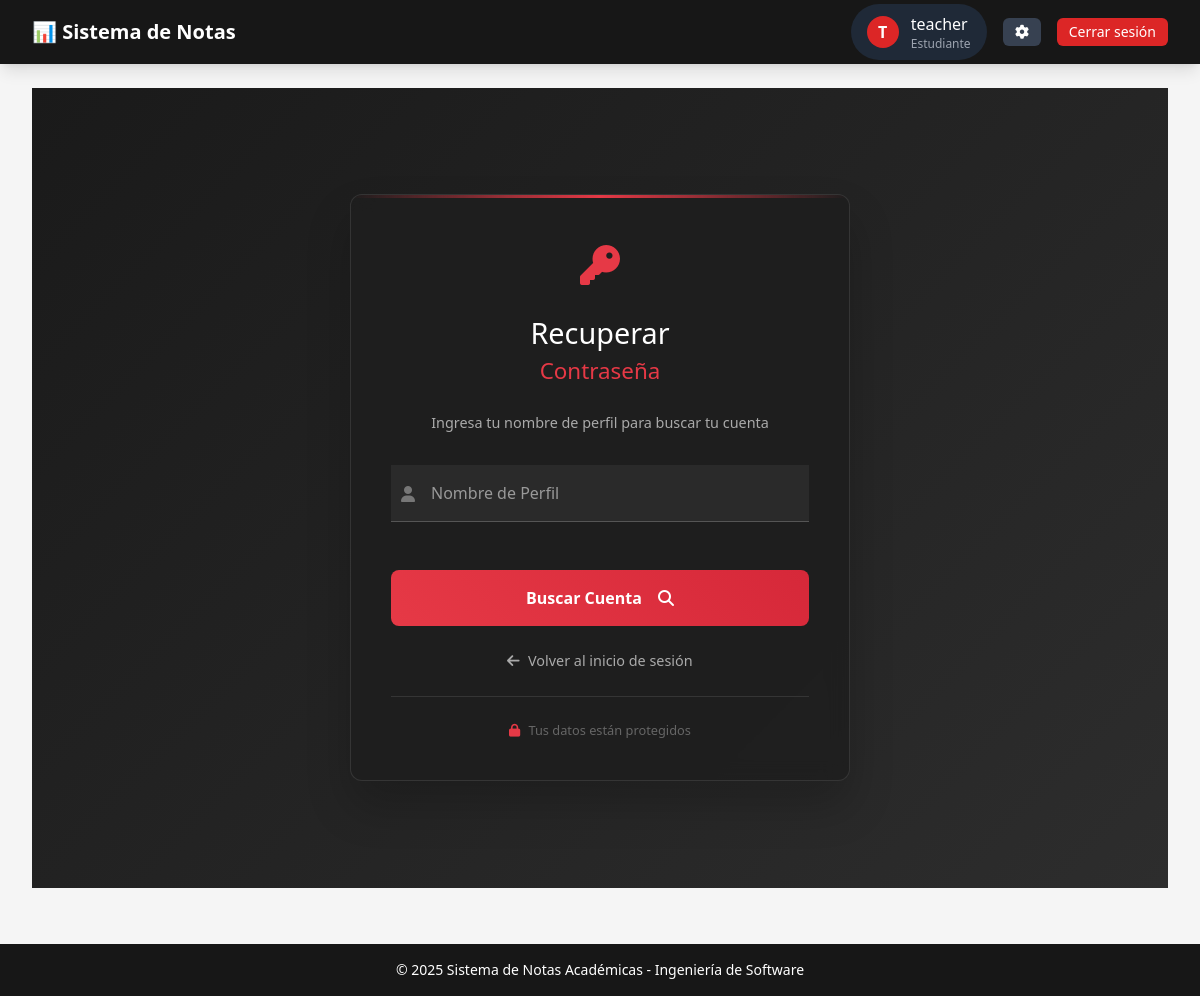
Screenshot of /academico/recuperar-contrasena/ (signed in) with the database file from the repository.
### academico/models.py (models this page shows, shortened)
class User(AbstractUser):
    ROLES = [('admin', 'Administrador'), ('profesor', 'Profesor'), ('estudiante', 'Estudiante')]
    username = models.CharField('Nombre de usuario', max_length=30, unique=True)
    rol = models.CharField('Rol', max_length=20, choices=ROLES, default='estudiante')
    pregunta_seguridad = models.CharField('Pregunta de recuperación', max_length=200, blank=True, null=True)
    respuesta_seguridad = models.CharField('Respuesta de recuperación', max_length=200, blank=True, null=True)
    primer_inicio_sesion = models.BooleanField(default=True)
    intentos_recuperacion = models.IntegerField(default=0)
    ultimo_intento = models.DateTimeField(null=True, blank=True)
    objects = CustomUserManager()
    USERNAME_FIELD = 'username'
    REQUIRED_FIELDS = ['rol']

### academico/views.py (the view, shortened to what this page needs)
# urls.py: path('recuperar-contrasena/', views.recuperar_contrasena_usuario, name='recuperar_contrasena_usuario'),
def recuperar_contrasena_usuario(request):
    form = RecuperacionUsuarioForm(request.POST or None)
    return render(request, "auth/recuperacion/recuperar_usuario.html", {"form": form})

### academico/forms.py
class RecuperacionUsuarioForm(forms.Form):
    username = forms.CharField(label="Usuario", max_length=150)

### templates/auth/recuperacion/recuperar_usuario.html (shortened to what this page needs)
{% extends 'base/base_generic.html' %}
{% block content %}
<div class="password-recovery-container">
    <div class="recovery-card">
        <div class="holographic-effect"></div>
        <div class="recovery-header">
            <div class="logo">
                <span class="logo-icon"><i class="fas fa-key"></i></span>
                <h2>Recuperar <span>Contraseña</span></h2>
            </div>
            <p class="subtitle">Ingresa tu nombre de perfil para buscar tu cuenta</p>
        </div>
        <div class="recovery-body">
            <form method="post" class="recovery-form">
                <div class="form-group">
                    <i class="fas fa-user input-icon"></i>
                    <input type="text"
                           name="username"
                           id="id_username"
                           required
                           autofocus
                           pattern="[A-Za-z0-9_]+"
                           title="El nombre de perfil solo puede contener letras, números y guiones bajos">
                    <label for="id_username">Nombre de Perfil</label>
                </div>
                <button type="submit" class="recovery-btn">
                    <span>Buscar Cuenta</span>
                    <i class="fas fa-search btn-arrow"></i>
                </button>
            </form>
            <div class="recovery-links">
                <a href="{% url 'login' %}" class="back-link">
                    <i class="fas fa-arrow-left"></i> Volver al inicio de sesión
                </a>
            </div>
        </div>
        <div class="recovery-footer">
            <p><i class="fas fa-lock"></i> Tus datos están protegidos</p>
        </div>
    </div>
</div>
{% endblock %}

### templates/base/components/navbar.html (shortened to what this page needs)
<nav class="bg-academic-secondary shadow-lg">
    <div class="max-w-7xl mx-auto px-4 sm:px-6 lg:px-8">
        <div class="flex items-center justify-between h-16">
            <div class="flex items-center">
                <div class="flex-shrink-0">
                    <span class="text-white font-bold text-xl">📊 Sistema de Notas</span>
                </div>
            </div>
            <div class="flex items-center">
                {% if user.is_authenticated %}
                <div class="relative flex items-center space-x-4">
                    <div class="flex items-center space-x-3 bg-gray-800 rounded-full px-4 py-2">
                        <div class="w-8 h-8 rounded-full bg-academic-primary flex items-center justify-center text-white font-bold">
                            {{ user.username|make_list|first|upper }}
                        </div>
                        <div class="flex flex-col">
                            <span class="text-white font-medium">{{ user.username }}</span>
                            <span class="text-gray-400 text-xs">{{ user.get_rol_display }}</span>
                        </div>
                    </div>
                    <button id="configBtn" type="button" class="px-3 py-1 rounded-md text-sm font-medium text-white bg-gray-700 hover:bg-gray-600 transition duration-300 ease-in-out transform hover:scale-105">
                        <i class="fas fa-cog hover:animate-spin"></i>
                    </button>
                    <a href="{% url 'logout' %}" class="px-3 py-1 rounded-md text-sm font-medium text-white bg-academic-primary hover:bg-red-700 transition duration-300 ease-in-out transform hover:scale-105">
                        Cerrar sesión
                    </a>
                </div>
                {% endif %}
            </div>
        </div>
    </div>
</nav>

### templates/auth/recuperacion/recuperar_usuario.html (style rules this page uses)
.recovery-btn { transition: opacity 0.2s ease-out; transform: translateZ(0); }
.form-group { contain: layout style; }
.password-recovery-container { display: flex; justify-content: center; align-items: center; min-height: 100vh; padding: 2rem; background: linear-gradient(135deg, #1a1a1a, #2d2d2d); }
.recovery-card { background: rgba(30, 30, 30, 0.9); backdrop-filter: blur(10px); border-radius: 12px; padding: 2.5rem; width: 100%; max-width: 500px; box-shadow: 0 25px 45px rgba(0, 0, 0, 0.2); border: 1px solid rgba(255, 255, 255, 0.1); position: relative; overflow: hidden; animation: fadeIn 0.5s ease-out; }
.holographic-effect { position: absolute; top: 0; left: 0; width: 100%; height: 3px; background: linear-gradient(90deg, transparent, #e63946, transparent); animation: hologram 3s linear infinite; transform: translateZ(0); backface-visibility: hidden; perspective: 1000px; }
.recovery-header { text-align: center; margin-bottom: 2rem; }
.recovery-header .logo { display: flex; flex-direction: column; align-items: center; margin-bottom: 1rem; }
.logo-icon { font-size: 2.5rem; color: #e63946; margin-bottom: 1rem; animation: float 6s ease-in-out infinite; }
.recovery-header h2 { font-size: 1.8rem; color: white; margin-bottom: 0.5rem; }
.recovery-header h2 span { color: #e63946; display: block; font-size: 1.4rem; }
.subtitle { color: #aaa; font-size: 0.9rem; }
.recovery-body { margin-bottom: 1.5rem; }
.recovery-form { display: flex; flex-direction: column; gap: 1.5rem; }
.form-group { position: relative; }
.input-icon { position: absolute; left: 10px; top: 50%; transform: translateY(-50%); color: #777; }
.form-group input { width: 100%; padding: 1rem 1rem 1rem 2.5rem; font-size: 1rem; color: white; background: rgba(255, 255, 255, 0.05); border: none; border-bottom: 1px solid #555; outline: none; transition: all 0.3s ease; }
.form-group label { position: absolute; top: 1rem; left: 2.5rem; color: #999; pointer-events: none; transition: all 0.3s ease; }
.recovery-btn { position: relative; background: linear-gradient(45deg, #e63946, #d62839); color: white; border: none; padding: 1rem; border-radius: 8px; font-size: 1rem; font-weight: 600; cursor: pointer; overflow: hidden; transition: all 0.4s cubic-bezier(0.175, 0.885, 0.32, 1.275); margin-top: 1.5rem; display: flex; align-items: center; justify-content: center; gap: 0.5rem; }
.btn-arrow { transition: transform 0.3s ease; }
.recovery-links { display: flex; justify-content: center; margin-top: 1.5rem; }
.back-link { color: #aaa; text-decoration: none; font-size: 0.9rem; transition: color 0.3s ease; display: flex; align-items: center; gap: 0.5rem; }
.recovery-footer { text-align: center; color: #666; font-size: 0.8rem; border-top: 1px solid rgba(255, 255, 255, 0.1); padding-top: 1.5rem; }
.recovery-footer i { color: #e63946; margin-right: 0.3rem; }
.fas { font-display: swap; will-change: transform; }
@media (prefers-reduced-motion: no-preference) { .logo-icon { content-visibility: auto; } }
.recovery-card { transform: translateZ(0); will-change: transform; contain: layout style paint; }

### rows the page displays
User: username|make_list "T", username "teacher", rol "Estudiante"
